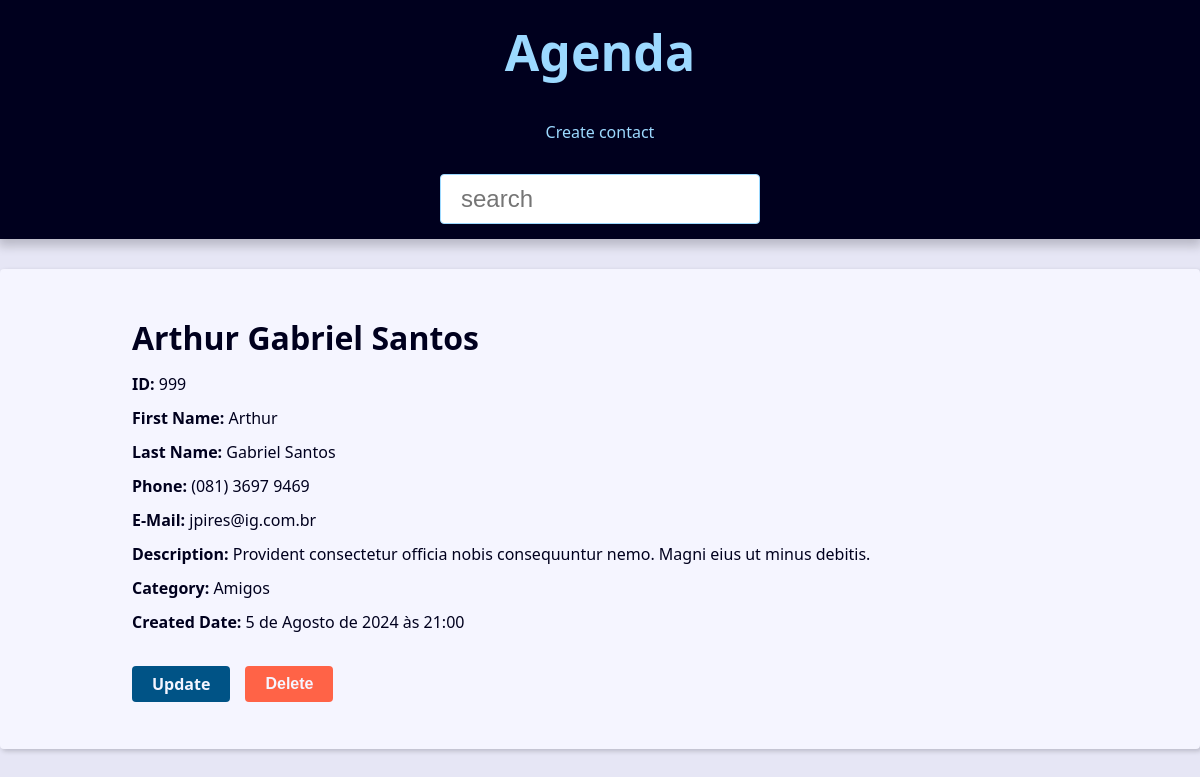
/contact/999/, run on the app's committed database.
### contact/models.py (models this page shows, shortened)
class Contact(models.Model):
    first_name = models.CharField(max_length=50)
    last_name = models.CharField(max_length=50,blank=True)
    phone = models.CharField(max_length=50)
    email = models.EmailField(max_length=254,blank=True)
    created_date = models.DateTimeField(default=timezone.now)
    description = models.TextField(blank=True)
    show = models.BooleanField(default=True)
    picture = models.ImageField(blank=True,upload_to='pictures/%Y/%m/')
    category = models.ForeignKey(Category,on_delete=models.SET_NULL,blank=True,null=True)
    owner = models.ForeignKey(User(),on_delete=models.SET_NULL,blank=True,null=True)

class Category(models.Model):
    class Meta:
        verbose_name = 'Category'
        verbose_name_plural = 'Categories'
    name = models.CharField(max_length=50)

### contact/views/contact_views.py (the view)
# urls.py: path('contact/<int:contact_id>/', views.contact, name='contact'),
def contact(request,contact_id):
    single_contact = get_object_or_404(Contact.objects,pk=contact_id,show=True)
    name = f'{single_contact.first_name} {single_contact.last_name}'
    context = {
        'contact':single_contact,
        'title': name
    }
    return render(
        request,
        'contact/contact.html',
        context
        )

### contact/templates/contact/contact.html (shortened to what this page needs)
{% extends "global/base.html" %}
{% block content %}
    <div class="single-contact">
        <h1 class="single-contact-name">
            {{contact.first_name}} {{contact.last_name}}
        </h1>
        <p><b>ID:</b>  {{contact.id}}</p>
        <p><b>First Name:</b>  {{contact.first_name}}</p>
        <p><b>Last Name:</b>  {{contact.last_name}}</p>
        <p><b>Phone:</b>  {{contact.phone}}</p>
        <p><b>E-Mail:</b>  {{contact.email}}</p>
        <p><b>Description:</b>  {{contact.description}}</p>
        <p><b>Category:</b>  {{contact.category.name}}</p>
        <p><b>Created Date:</b>  {{contact.created_date}}</p>
        <div class="contact-links">
            <a class="btn btn-link" href="{% url "contact:update" contact.id %}">
                Update
            </a>
            <form action="{% url "contact:delete" contact.id %}" method="post">
                {% if confirmation == 'no' %}
                    <input type="hidden" name="confirmation" value="yes">
                    <button class="btn btn-link btn-delete" type="submit">Confirm?</button>
                {% else %}
                    <button class="btn btn-link btn-delete" type="submit">Delete</button>
                {% endif %}
            </form>
        </div>
    </div>
{% endblock content %}

### base_static/global/css/style.css (style rules this page uses)
:root { --spacing: 1.5rem; --link-dark-color: rgb(0, 83, 134); --link-light-color: rgb(156, 217, 255); --clr-white: rgb(245, 245, 255); --clr-black: rgb(0, 0, 30); --clr-light-gray: rgb(230, 230, 245); --clr-dark-shadow-5: rgba(0, 0, 10, 5%); --clr-dark-shadow-10: rgba(0, 0, 10, 10%); --clr-dark-shadow-20: rgba(0, 0, 10, 20%); --clr-light-shadow-5: rgba(200, 200, 255, 5%); --clr-light-shadow-10: rgba(200, 200, 255, 10%); --clr-light-shadow-20: rgba(200, 200, 255, 20%); --main-page-width: 120rem; --table-min-width: 60rem; --biggest-font-size: 5rem; --bigger-font-size: 4rem; --big-font-size: 3.2rem; --medium-font-size: 2.4rem; --small-font-size: 1.6rem; --smaller-font-size: 1.4rem; --smallest-font-size: 1.2rem; --transition-fast: 300ms; --transition-medium: 600ms; --transition-slow: 1s; --default-border-radius: 4px; }
*, *::before, *::after { margin: 0; padding: 0; box-sizing: border-box; }
html { font-size: 62.5%; }
body { font-family: system-ui, -apple-system, BlinkMacSystemFont, 'Segoe UI', Roboto, Oxygen, Ubuntu, Cantarell, 'Open Sans', 'Helvetica Neue', sans-serif; line-height: 1.5; font-size: var(--small-font-size); color: var(--clr-black); -webkit-font-smoothing: antialiased; background: var(--clr-light-gray); }
@media (min-width: 600px) { .single-contact { max-width: 80%; margin: calc(var(--spacing) * 2) auto; } }
.single-contact h1 { margin: 1rem 0; }
.single-contact p { margin: 1rem 0; }
.btn { background-color: var(--link-dark-color); color: var(--clr-white); font-weight: bold; border: none; padding: 1rem 2rem; border-radius: var(--default-border-radius); cursor: pointer; transition: filter var(--transition-fast) ease-in-out; }
.contact-links { margin-block: calc(var(--small-font-size) * 2); display: flex; align-items: center; gap: 0 var(--spacing); }
.btn-link { font-size: var(--small-font-size); text-decoration: none; font-weight: bold; padding: 1rem 2rem; display: block; line-height: var(--small-font-size); }
.btn-delete { background: tomato; }

### data on the page
Contact: first_name "Arthur", last_name "Gabriel Santos", id "999", phone "(081) 3697 9469", email "jpires@ig.com.br", description "Provident consectetur officia nobis consequuntur nemo. Magni eius ut minus debitis.", category.name "Amigos", created_date "5 de Agosto de 2024 às 21:00"
